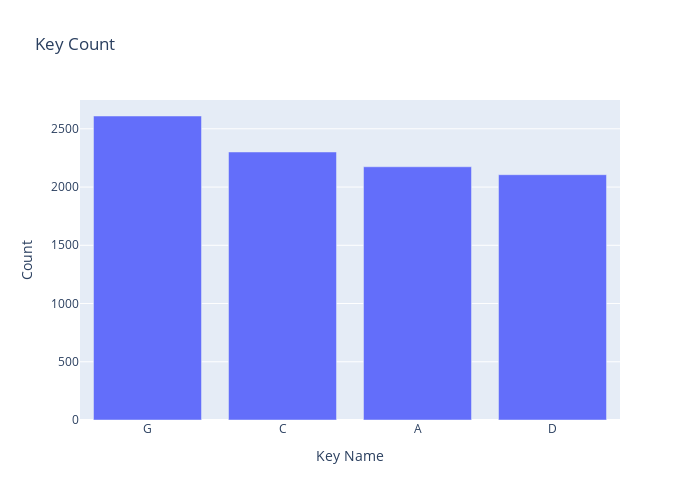

The notebook cell saved with this chart:
### Markdown cell above
These A C G D keys were popular back then in 80s because of rising bands and they are also guitar and keyboard friendly, and we can proove that, that era was dominated by pop- rock bands like U2, Bon Jovi, and The Smiths

### Code cell
# Keys that dominated in 1990s

df_keys_1990s = pd.read_sql("""SELECT TOP 4 key_name,
COUNT(key_name) [Count of keys in 1990s]
FROM spotify_tracks_cleaned
WHERE release_year <=2000 AND release_year >1990
GROUP BY key_name
ORDER BY COUNT(key_name) DESC 
""", engine)

#df_keys_1990s.plot(kind = 'bar', x='key_name', y= 'Count of keys in 1990s', legend = False)


px.bar(x='key_name', y= 'Count of keys in 1990s', data_frame = df_keys_1990s, width=700, height=500,title = 'Key Count', labels = {'key_name': 'Key Name', 'Count of keys in 1990s':'Count'})

### Figure 1 — Plotly figure (JSON) as saved in the notebook; plotly's stock layout.template omitted (floating-point values rounded to 4 significant figures)
{"data": [{"alignmentgroup": "True", "hovertemplate": "Key Name=%{x}<br>Count=%{y}<extra></extra>", "legendgroup": "", "marker": {"color": "#636efa", "pattern": {"shape": ""}}, "name": "", "offsetgroup": "", "orientation": "v", "showlegend": false, "textposition": "auto", "type": "bar", "x": ["G", "C", "A", "D"], "xaxis": "x", "y": [2610, 2301, 2174, 2106], "yaxis": "y"}], "layout": {"barmode": "relative", "height": 500, "legend": {"tracegroupgap": 0}, "title": {"text": "Key Count"}, "width": 700, "xaxis": {"anchor": "y", "domain": [0, 1], "title": {"text": "Key Name"}}, "yaxis": {"anchor": "x", "domain": [0, 1], "title": {"text": "Count"}}}}
